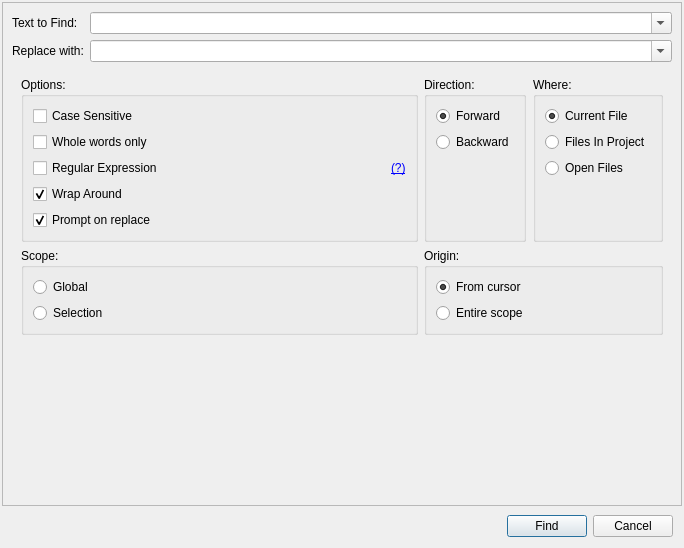
<?xml version="1.0" encoding="UTF-8"?>
<ui version="4.0">
 <class>SearchDialog</class>
 <widget class="QDialog" name="SearchDialog">
  <property name="geometry">
   <rect>
    <x>0</x>
    <y>0</y>
    <width>684</width>
    <height>548</height>
   </rect>
  </property>
  <property name="windowTitle">
   <string>Dialog</string>
  </property>
  <layout class="QVBoxLayout" name="dialogLayout">
   <property name="spacing">
    <number>0</number>
   </property>
   <property name="leftMargin">
    <number>2</number>
   </property>
   <property name="topMargin">
    <number>2</number>
   </property>
   <property name="rightMargin">
    <number>2</number>
   </property>
   <property name="bottomMargin">
    <number>2</number>
   </property>
   <item>
    <widget class="QFrame" name="frame">
     <property name="frameShape">
      <enum>QFrame::StyledPanel</enum>
     </property>
     <property name="frameShadow">
      <enum>QFrame::Raised</enum>
     </property>
     <layout class="QVBoxLayout" name="verticalLayout_2">
      <item>
       <widget class="QWidget" name="widget_2" native="true">
        <layout class="QGridLayout" name="gridLayout">
         <property name="leftMargin">
          <number>0</number>
         </property>
         <property name="topMargin">
          <number>0</number>
         </property>
         <property name="rightMargin">
          <number>0</number>
         </property>
         <property name="bottomMargin">
          <number>0</number>
         </property>
         <item row="0" column="0">
          <widget class="QLabel" name="lblFind">
           <property name="text">
            <string>Text to Find:</string>
           </property>
          </widget>
         </item>
         <item row="0" column="1">
          <widget class="QComboBox" name="cbFind">
           <property name="sizePolicy">
            <sizepolicy hsizetype="Expanding" vsizetype="Fixed">
             <horstretch>0</horstretch>
             <verstretch>0</verstretch>
            </sizepolicy>
           </property>
           <property name="editable">
            <bool>true</bool>
           </property>
           <property name="insertPolicy">
            <enum>QComboBox::InsertAtTop</enum>
           </property>
          </widget>
         </item>
         <item row="1" column="1">
          <widget class="QComboBox" name="cbReplace">
           <property name="sizePolicy">
            <sizepolicy hsizetype="Expanding" vsizetype="Fixed">
             <horstretch>0</horstretch>
             <verstretch>0</verstretch>
            </sizepolicy>
           </property>
           <property name="editable">
            <bool>true</bool>
           </property>
           <property name="insertPolicy">
            <enum>QComboBox::InsertAtTop</enum>
           </property>
          </widget>
         </item>
         <item row="1" column="0">
          <widget class="QLabel" name="lblReplace">
           <property name="text">
            <string>Replace with:</string>
           </property>
          </widget>
         </item>
        </layout>
       </widget>
      </item>
      <item>
       <widget class="QWidget" name="widget_3" native="true">
        <layout class="QGridLayout" name="gridLayout_2">
         <item row="0" column="0">
          <widget class="QGroupBox" name="grpOptions">
           <property name="title">
            <string>Options:</string>
           </property>
           <layout class="QVBoxLayout" name="verticalLayout_3">
            <item>
             <widget class="QCheckBox" name="chkCaseSensetive">
              <property name="text">
               <string>Case Sensitive</string>
              </property>
             </widget>
            </item>
            <item>
             <widget class="QCheckBox" name="chkWholeWord">
              <property name="text">
               <string>Whole words only</string>
              </property>
             </widget>
            </item>
            <item>
             <widget class="QWidget" name="widget_31" native="true">
              <layout class="QHBoxLayout" name="horizontalLayout_3">
               <property name="leftMargin">
                <number>0</number>
               </property>
               <property name="topMargin">
                <number>0</number>
               </property>
               <property name="rightMargin">
                <number>0</number>
               </property>
               <property name="bottomMargin">
                <number>0</number>
               </property>
               <item>
                <widget class="QCheckBox" name="chkRegExp">
                 <property name="sizePolicy">
                  <sizepolicy hsizetype="Expanding" vsizetype="Fixed">
                   <horstretch>0</horstretch>
                   <verstretch>0</verstretch>
                  </sizepolicy>
                 </property>
                 <property name="text">
                  <string>Regular Expression</string>
                 </property>
                </widget>
               </item>
               <item>
                <widget class="QLabel" name="txtRegExpHelp">
                 <property name="sizePolicy">
                  <sizepolicy hsizetype="Preferred" vsizetype="Preferred">
                   <horstretch>0</horstretch>
                   <verstretch>0</verstretch>
                  </sizepolicy>
                 </property>
                 <property name="text">
                  <string notr="true">&lt;html&gt;&lt;head/&gt;&lt;body&gt;&lt;p&gt;&lt;a href=&quot;https://docs.microsoft.com/en-us/dotnet/standard/base-types/regular-expression-language-quick-reference&quot;&gt;&lt;span style=&quot; text-decoration: underline; color:#0000ff;&quot;&gt;(?)&lt;/span&gt;&lt;/a&gt;&lt;/p&gt;&lt;/body&gt;&lt;/html&gt;</string>
                 </property>
                 <property name="openExternalLinks">
                  <bool>true</bool>
                 </property>
                </widget>
               </item>
              </layout>
             </widget>
            </item>
            <item>
             <widget class="QCheckBox" name="chkWrapAround">
              <property name="text">
               <string>Wrap Around</string>
              </property>
              <property name="checked">
               <bool>true</bool>
              </property>
             </widget>
            </item>
            <item>
             <widget class="QCheckBox" name="chkPrompt">
              <property name="text">
               <string>Prompt on replace</string>
              </property>
              <property name="checked">
               <bool>true</bool>
              </property>
             </widget>
            </item>
           </layout>
          </widget>
         </item>
         <item row="1" column="0">
          <widget class="QGroupBox" name="grpScope">
           <property name="title">
            <string>Scope:</string>
           </property>
           <layout class="QVBoxLayout" name="verticalLayout_5">
            <item>
             <widget class="QRadioButton" name="rbGlobal">
              <property name="text">
               <string>Global</string>
              </property>
             </widget>
            </item>
            <item>
             <widget class="QRadioButton" name="rbSelection">
              <property name="text">
               <string>Selection</string>
              </property>
             </widget>
            </item>
           </layout>
          </widget>
         </item>
         <item row="1" column="1">
          <widget class="QGroupBox" name="grpOrigin">
           <property name="title">
            <string>Origin:</string>
           </property>
           <layout class="QVBoxLayout" name="verticalLayout_6">
            <item>
             <widget class="QRadioButton" name="rbFromCursor">
              <property name="text">
               <string>From cursor</string>
              </property>
              <property name="checked">
               <bool>true</bool>
              </property>
             </widget>
            </item>
            <item>
             <widget class="QRadioButton" name="rbEntireScope">
              <property name="text">
               <string>Entire scope</string>
              </property>
             </widget>
            </item>
           </layout>
          </widget>
         </item>
         <item row="0" column="1">
          <widget class="QWidget" name="widget_4" native="true">
           <layout class="QHBoxLayout" name="horizontalLayout_2">
            <property name="spacing">
             <number>7</number>
            </property>
            <property name="leftMargin">
             <number>0</number>
            </property>
            <property name="topMargin">
             <number>0</number>
            </property>
            <property name="rightMargin">
             <number>0</number>
            </property>
            <property name="bottomMargin">
             <number>0</number>
            </property>
            <item>
             <widget class="QGroupBox" name="grpDirection">
              <property name="title">
               <string>Direction:</string>
              </property>
              <layout class="QVBoxLayout" name="verticalLayout_7">
               <item>
                <widget class="QRadioButton" name="rbForward">
                 <property name="text">
                  <string>Forward</string>
                 </property>
                 <property name="checked">
                  <bool>true</bool>
                 </property>
                </widget>
               </item>
               <item>
                <widget class="QRadioButton" name="rbBackward">
                 <property name="text">
                  <string>Backward</string>
                 </property>
                </widget>
               </item>
               <item>
                <spacer name="verticalSpacer_3">
                 <property name="orientation">
                  <enum>Qt::Vertical</enum>
                 </property>
                 <property name="sizeHint" stdset="0">
                  <size>
                   <width>20</width>
                   <height>0</height>
                  </size>
                 </property>
                </spacer>
               </item>
              </layout>
             </widget>
            </item>
            <item>
             <widget class="QGroupBox" name="grpWhere">
              <property name="title">
               <string>Where:</string>
              </property>
              <layout class="QVBoxLayout" name="verticalLayout_4">
               <item>
                <widget class="QRadioButton" name="rbCurrentFile">
                 <property name="text">
                  <string>Current File</string>
                 </property>
                 <property name="checked">
                  <bool>true</bool>
                 </property>
                </widget>
               </item>
               <item>
                <widget class="QRadioButton" name="rbProject">
                 <property name="text">
                  <string>Files In Project</string>
                 </property>
                </widget>
               </item>
               <item>
                <widget class="QRadioButton" name="rbOpenFiles">
                 <property name="text">
                  <string>Open Files</string>
                 </property>
                </widget>
               </item>
               <item>
                <spacer name="verticalSpacer_2">
                 <property name="orientation">
                  <enum>Qt::Vertical</enum>
                 </property>
                 <property name="sizeHint" stdset="0">
                  <size>
                   <width>20</width>
                   <height>0</height>
                  </size>
                 </property>
                </spacer>
               </item>
              </layout>
             </widget>
            </item>
           </layout>
          </widget>
         </item>
        </layout>
       </widget>
      </item>
      <item>
       <spacer name="verticalSpacer">
        <property name="orientation">
         <enum>Qt::Vertical</enum>
        </property>
        <property name="sizeHint" stdset="0">
         <size>
          <width>20</width>
          <height>134</height>
         </size>
        </property>
       </spacer>
      </item>
     </layout>
    </widget>
   </item>
   <item>
    <widget class="QWidget" name="widget" native="true">
     <property name="sizePolicy">
      <sizepolicy hsizetype="Preferred" vsizetype="Preferred">
       <horstretch>0</horstretch>
       <verstretch>0</verstretch>
      </sizepolicy>
     </property>
     <layout class="QHBoxLayout" name="horizontalLayout">
      <item>
       <spacer name="horizontalSpacer">
        <property name="orientation">
         <enum>Qt::Horizontal</enum>
        </property>
        <property name="sizeHint" stdset="0">
         <size>
          <width>455</width>
          <height>20</height>
         </size>
        </property>
       </spacer>
      </item>
      <item>
       <widget class="QPushButton" name="btnExecute">
        <property name="text">
         <string>Find</string>
        </property>
       </widget>
      </item>
      <item>
       <widget class="QPushButton" name="btnCancel">
        <property name="text">
         <string>Cancel</string>
        </property>
       </widget>
      </item>
     </layout>
    </widget>
   </item>
  </layout>
 </widget>
 <resources/>
 <connections/>
</ui>
